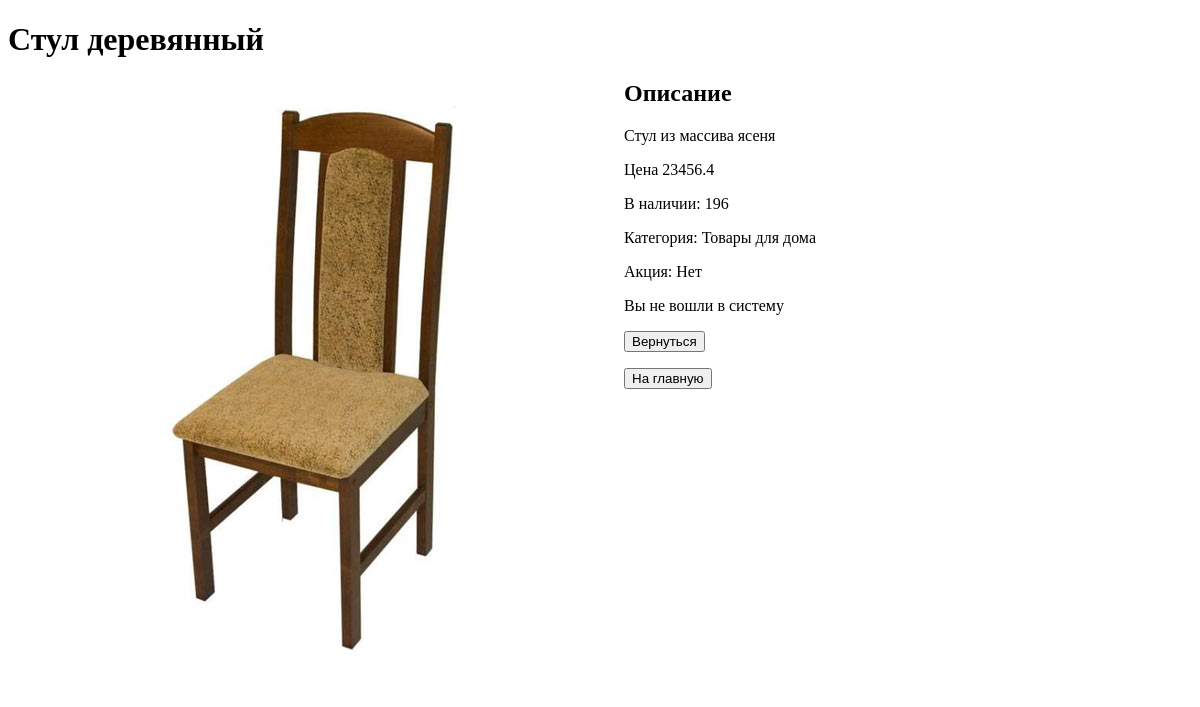
Before: /product/1 with the older database file.
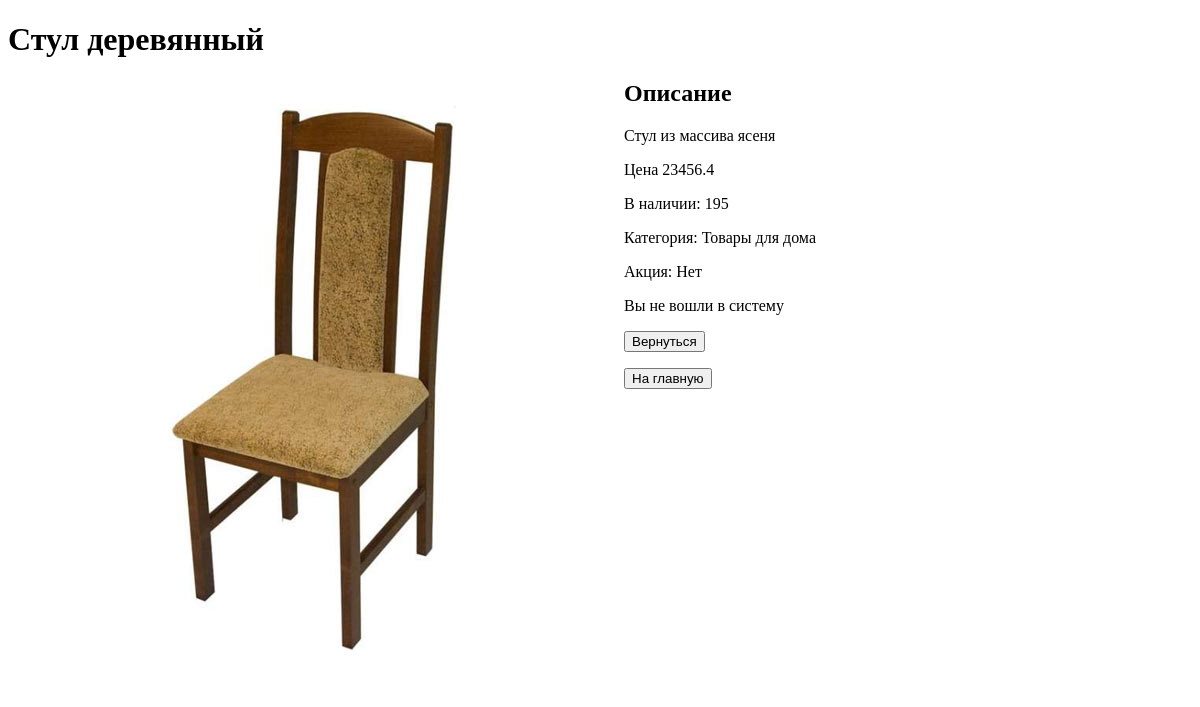
After: the same page with the newer database file.
### app/models/product.py (models this page shows)
class ProductModel(Base):
    __tablename__ = 'products'
    __table_args__ = {'keep_existing': True}
    id = Column(INTEGER, primary_key=True)
    name = Column(String, index=True)
    description = Column(String)
    item_number = Column(String)
    price = Column(DOUBLE)
    count = Column(INTEGER)
    is_active = Column(BOOLEAN, default=True)
    category_id = Column(INTEGER, ForeignKey('categories.id', ondelete='CASCADE'), nullable=False)
    action = Column(BOOLEAN, default=False)
    img = Column(String)
    category = relationship('Categories', back_populates='product')
    used_buy = relationship(
        'BuyerProd',
        back_populates='product',
        cascade='save-update, merge, delete, delete-orphan',
        passive_deletes=True,
    )

### app/models/category.py (models this page shows)
class Categories(Base):
    __tablename__ = 'categories'
    __table_args__ = {'keep_existing': True}
    id = Column(INTEGER, primary_key=True)
    name = Column(String, unique=True)
    parent = Column(INTEGER, ForeignKey('categories.id', ondelete='CASCADE'), default=-1)
    parent_category = relationship('Categories')
    product = relationship(
        'ProductModel',
        back_populates='category',
        cascade='save-update, merge, delete, delete-orphan',
        passive_deletes=True,
    )

### app/routers/product.py (the view)
@product_router.get('/{id_product}')
async def select_product_get(request: Request, db: Annotated[Session, Depends(get_db)], id_product: int = -1,
                             user=Depends(get_current_user)):
    info = {'request': request, 'title': 'Описание товара'}
    product = db.scalar(select(ProductModel).where(ProductModel.id == id_product))
    if product is not None:
        categories = get_categories(db)
        info['product_category'] = find_category(categories, product.category_id)
        info['product'] = product
        info['image_str'], info['format_file'] = image_to_str(product, 'page')
        if user is not None:
            info['user'] = user
    else:
        return HTTPException(status.HTTP_404_NOT_FOUND, detail='Товар отсутствует')
    return templates.TemplateResponse('product_page.html', info)

### app/templates/product/product_page.html (shortened to what this page needs)
<!DOCTYPE html>
<html lang="en">
<head>
    <link href="{{ url_for('static', path='/style.css') }}" rel="stylesheet">
</head>
<body>
        <h1> {{ product.name}}</h1>
        <img alt="{{ product.name}}"/>
        <h2>Описание</h2>
        <p> {{product.description}}</p>
        {% if product.is_active %}
            <p>Цена {{product.price}}</p>
            <p> В наличии: {{product.count}} </p>
            <p>Категория: {{product_category}} </p>
            <p>Акция: {% if product.action %} Участвует {% else %} Нет {% endif %}</p>
        {% else %}
            <p>Товар отсутствует </p>
        {% endif %}
        {% if user %}
            {% if product.is_active %}
                <a href="/buy/car/{{product.id}}"> Купить</a>
            {% endif %}
            {% if user.is_staff %}
                <p><a href="/product/update_product/{{product.id}}">Изменить</a></p>
                <p> <a href="/product/update_image_product/{{product.id}}">Изменить изображение</a></p>
                <p> <a href="/product/delete/{{product.id}}">Удалить</a></p>
            {% endif %}
            {% else %}
            <p>Вы не вошли в систему</p>
            {% endif %}
        <a href="/product/list"><button>Вернуться</button></a>
        <p><a href="/main"> <button>На главную </button></a></p>
</body>
</html>

### app/static/style.css (style rules this page uses)
img { float: left; padding: 0 8px; }

Changed rows visible on the page:
changed ProductModel "Стул деревянный": count "196" → "195"
